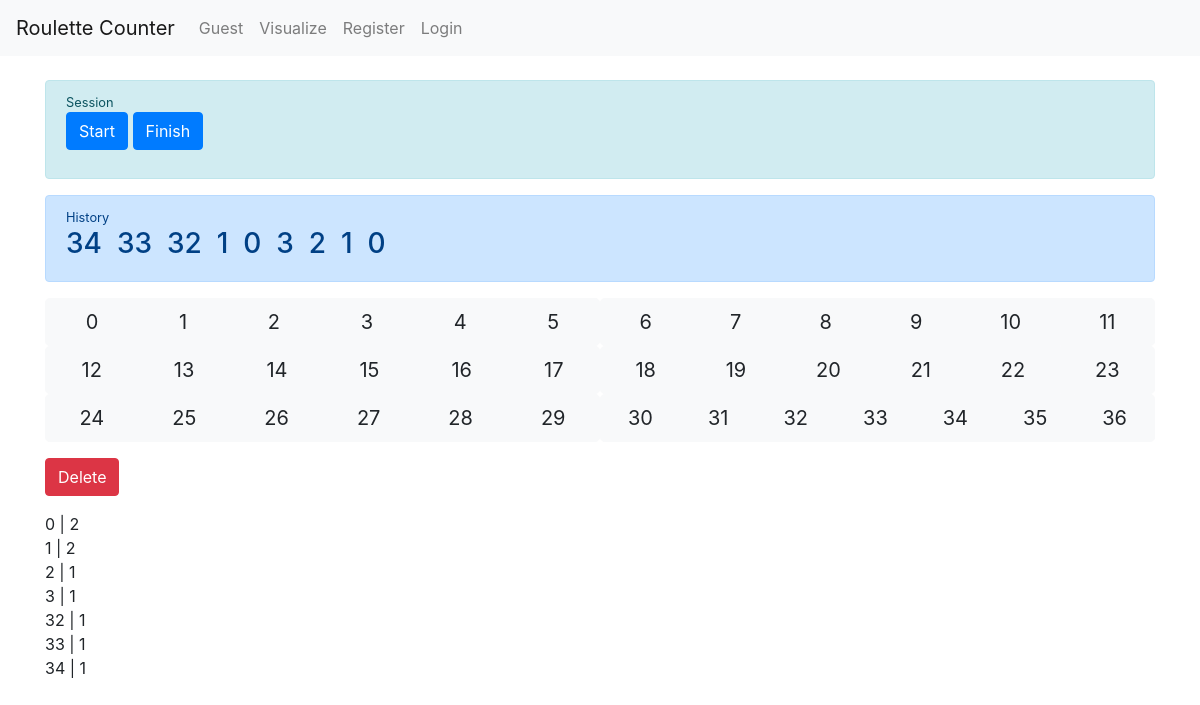
/, run on an earlier commit of the app's database.
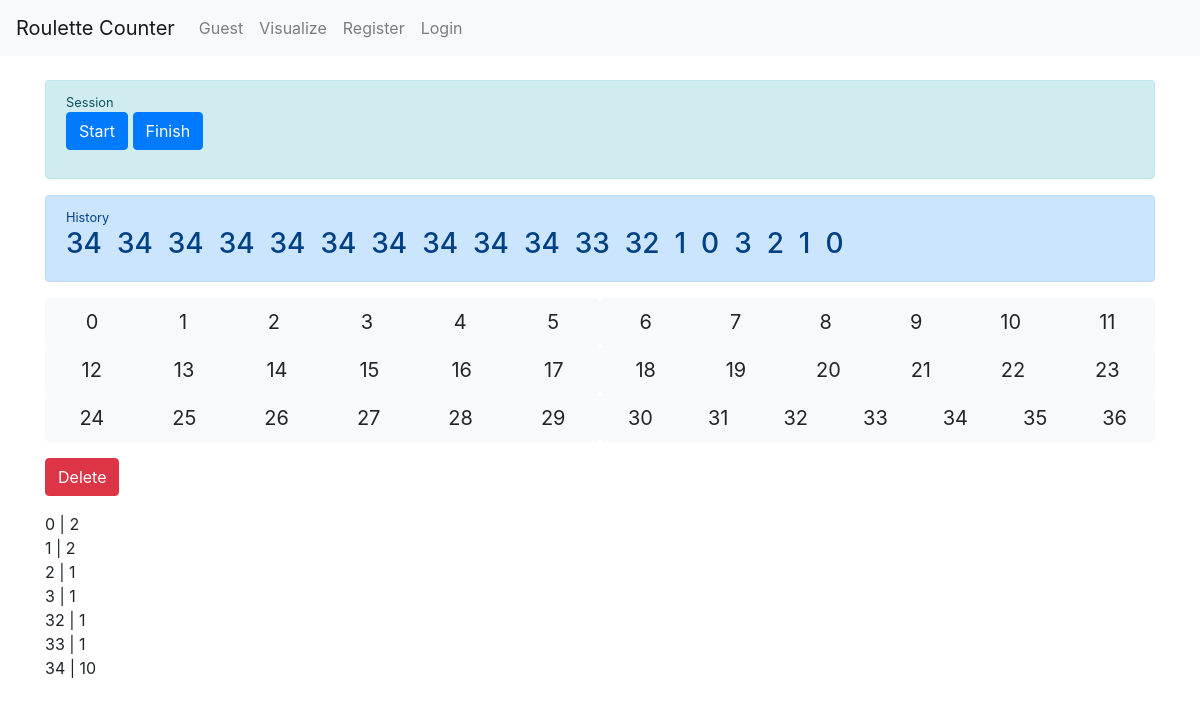
And on a later commit of the database.
### roulettecounter/models.py (models this page shows)
class Number(models.Model):
    number = models.PositiveSmallIntegerField()
    date = models.DateTimeField(default=datetime.datetime.now())
    session = models.ForeignKey(Session, on_delete=models.CASCADE)
    def count(self, session):
        return Number.objects.filter(session=session, number=self.number).count()

### roulettecounter/views.py (the view)
# urls.py: 2. Add a URL to urlpatterns:  path('', views.home, name='home')
def home(request):
    context = {}
    currentSession = getCurrentSession()
    if request.method == "POST":
        if request.POST.get('start_session', False):
            if not isInASession():
                currentSession = startSession()
                context['infoMessage'] = "Session started at " + str(currentSession.dateStart)
            else:
                context['infoMessage'] = "Already in a session started on " + str(currentSession.dateStart)
        elif request.POST.get('finish_session', False):
            if isInASession():
                finishedSession = finishSession()
                context['infoMessage'] = "Session ended on " + str(finishedSession.dateEnd)
            else:
                context['infoMessage'] = "No session to finish"
        elif request.POST.get('number', False):
            if isInASession() and request.POST.get('number', False):
                number = createNumber(currentSession, request.POST.get('number', False))
                context['infoMessage'] = "'" + str(number) + "' was added."
            else:
                context['infoMessage'] = "Must be in a session to use numbers."
        elif request.POST.get('delete', False):
            if isInASession():
                deletedNumber = deleteLastNumber(currentSession)
                if deletedNumber is not None:
                    context['infoMessage'] = "Number '" + str(deletedNumber) + "' has been deleted."
                else:
                    context['infoMessage'] = "No numbers were deleted."
            else:
                context['infoMessage'] = "Must be in a session to delete numbers."
    elif request.method == "GET":
        if isInASession():
            context['infoMessage'] = "Currently in a session started on " + str(currentSession.dateStart)
    context['currentSession'] = currentSession
    numbers = {}
    for number in Number.objects.filter(session=currentSession):
        if not numbers.get(number.number, False):
            numbers[number.number] = number.count(currentSession)
    context['numbers'] = numbers
    context['history'] = Number.objects.filter(session=currentSession).order_by('-date')
    return render(request=request, template_name="roulettecounter/home.html", context=context)

### roulettecounter/views.py (called while the page is built)
def getCurrentSession():
    try:
        session = Session.objects.latest('dateStart')
        if session.dateEnd == None:
            return session
    except Session.DoesNotExist:
        pass
    return None

def isInASession():
    session = getCurrentSession()
    if session:
        return True
    else:
        return False

### roulettecounter/templates/roulettecounter/home.html (shortened to what this page needs)
{% extends "roulettecounter/base.html" %}
{% block content %}
  <div class="alert alert-info" role="alert">
    <small>Session</small>
    <form method="POST" action="">
      <button type="submit" class="btn btn-primary" name="start_session" value="1">Start</button>
      <button type="submit" class="btn btn-primary" name="finish_session" value="1">Finish</button>
    </form>
  </div>
  <div class="alert alert-primary" role="alert">
      <small>History</small>
      <h3>
        {% for number in history %}
        {{ number.number }}&nbsp;
        {% endfor %}
      </h3>
  </div>
  <form method="POST" action="">
    <div class="row no-gutters">
      <div class="btn-group btn-group-lg col" role="group" aria-label="Basic example">
        <button type="submit" class="btn btn-light" name="number" value="0">0</button>
        <button type="submit" class="btn btn-light" name="number" value="1">1</button>
        <button type="submit" class="btn btn-light" name="number" value="2">2</button>
        <button type="submit" class="btn btn-light" name="number" value="3">3</button>
        <button type="submit" class="btn btn-light" name="number" value="4">4</button>
        <button type="submit" class="btn btn-light" name="number" value="5">5</button>
      </div>
      <div class="btn-group btn-group-lg col" role="group" aria-label="Basic example">
        <button type="submit" class="btn btn-light" name="number" value="6">6</button>
        <button type="submit" class="btn btn-light" name="number" value="7">7</button>
        <button type="submit" class="btn btn-light" name="number" value="8">8</button>
        <button type="submit" class="btn btn-light" name="number" value="9">9</button>
        <button type="submit" class="btn btn-light" name="number" value="10">10</button>
        <button type="submit" class="btn btn-light" name="number" value="11">11</button>
      </div>
    </div>
    <div class="row no-gutters">
      <div class="btn-group btn-group-lg col" role="group" aria-label="Basic example">
        <button type="submit" class="btn btn-light" name="number" value="12">12</button>
        <button type="submit" class="btn btn-light" name="number" value="13">13</button>
        <button type="submit" class="btn btn-light" name="number" value="14">14</button>
        <button type="submit" class="btn btn-light" name="number" value="15">15</button>
        <button type="submit" class="btn btn-light" name="number" value="16">16</button>
        <button type="submit" class="btn btn-light" name="number" value="17">17</button>
      </div>
      <div class="btn-group btn-group-lg col" role="group" aria-label="Basic example">
        <button type="submit" class="btn btn-light" name="number" value="18">18</button>
        <button type="submit" class="btn btn-light" name="number" value="19">19</button>
        <button type="submit" class="btn btn-light" name="number" value="20">20</button>
        <button type="submit" class="btn btn-light" name="number" value="21">21</button>
        <button type="submit" class="btn btn-light" name="number" value="22">22</button>
        <button type="submit" class="btn btn-light" name="number" value="23">23</button>
        </div>
      </div>
      <div class="row no-gutters">
        <div class="btn-group btn-group-lg col" role="group" aria-label="Basic example">
          <button type="submit" class="btn btn-light" name="number" value="24">24</button>
          <button type="submit" class="btn btn-light" name="number" value="25">25</button>
          <button type="submit" class="btn btn-light" name="number" value="26">26</button>
          <button type="submit" class="btn btn-light" name="number" value="27">27</button>
          <button type="submit" class="btn btn-light" name="number" value="28">28</button>
          <button type="submit" class="btn btn-light" name="number" value="29">29</button>
        </div>
        <div class="btn-group btn-group-lg col" role="group" aria-label="Basic example">
          <button type="submit" class="btn btn-light" name="number" value="30">30</button>
          <button type="submit" class="btn btn-light" name="number" value="31">31</button>
          <button type="submit" class="btn btn-light" name="number" value="32">32</button>
          <button type="submit" class="btn btn-light" name="number" value="33">33</button>
          <button type="submit" class="btn btn-light" name="number" value="34">34</button>
          <button type="submit" class="btn btn-light" name="number" value="35">35</button>
          <button type="submit" class="btn btn-light" name="number" value="36">36</button>
        </div>
      </div>
  </form>
  <form method="POST" action="">
    <button type="submit" class="btn btn-danger" name="delete" value="1">Delete</button>
  </form>
  {% for k, v in numbers.items %}
    {{ k }} | {{ v }}
  <br>
  {% endfor %}
{% endblock %}

### roulettecounter/templates/roulettecounter/base.html (shortened to what this page needs)
<head>
  <link rel="stylesheet" href="https://stackpath.bootstrapcdn.com/bootstrap/4.4.1/css/bootstrap.min.css">
</head>
<body>
  {% include "roulettecounter/includes/navbar.html" %}
  <div class="container-sm">
    <br>
    {% block content %}
    {% endblock %}
  </div>
</body>

### roulettecounter/templates/roulettecounter/includes/navbar.html (shortened to what this page needs)
<nav class="navbar navbar-expand-lg navbar-light bg-light">
  <a class="navbar-brand" href="/">Roulette Counter</a>
  <div class="collapse navbar-collapse" id="navbarSupportedContent">
    <ul class="navbar-nav mr-auto">
      {% if user.is_authenticated %}
        <li class="nav-item">
          <a class="nav-link" href="/">{{user.username}}</a>
        </li>
        <li class="nav-item">
          <a class="nav-link" href="/visualize">Visualize</a>
        </li>
        <li class="nav-item">
          <a class="nav-link" href="/logout">Logout</a>
        </li>
      {% else %}
        <li class="nav-item">
          <a class="nav-link" href="/">Guest</a>
        </li>
        <li class="nav-item">
          <a class="nav-link" href="/visualize">Visualize</a>
        </li>
        <li class="nav-item">
          <a class="nav-link" href="/register">Register</a>
        </li>
        <li class="nav-item">
          <a class="nav-link" href="/login">Login</a>
        </li>
      {% endif %}
    </ul>
  </div>
</nav>

What changed in the data, as far as the page shows it:
added Number: number "34"
added Number: number "34"
added Number: number "34"
added Number: number "34"
added Number: number "34"
added Number: number "34"
added Number: number "34"
added Number: number "34"
added Number: number "34"
Also different on the page:
new list line: "34 | 10"
list line gone: "34 | 1"
